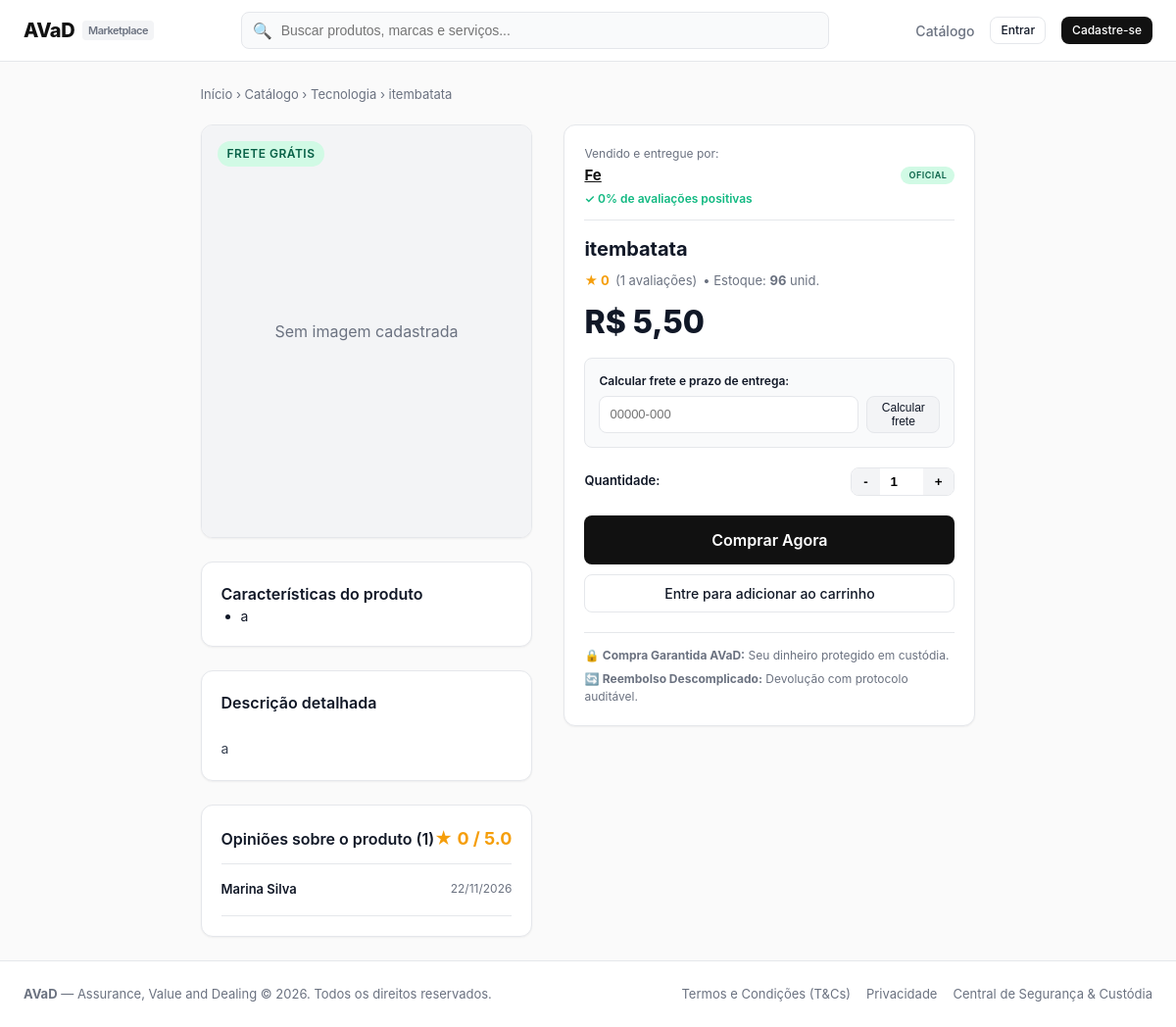
Page /catalog/product/12/ on the earlier database version.
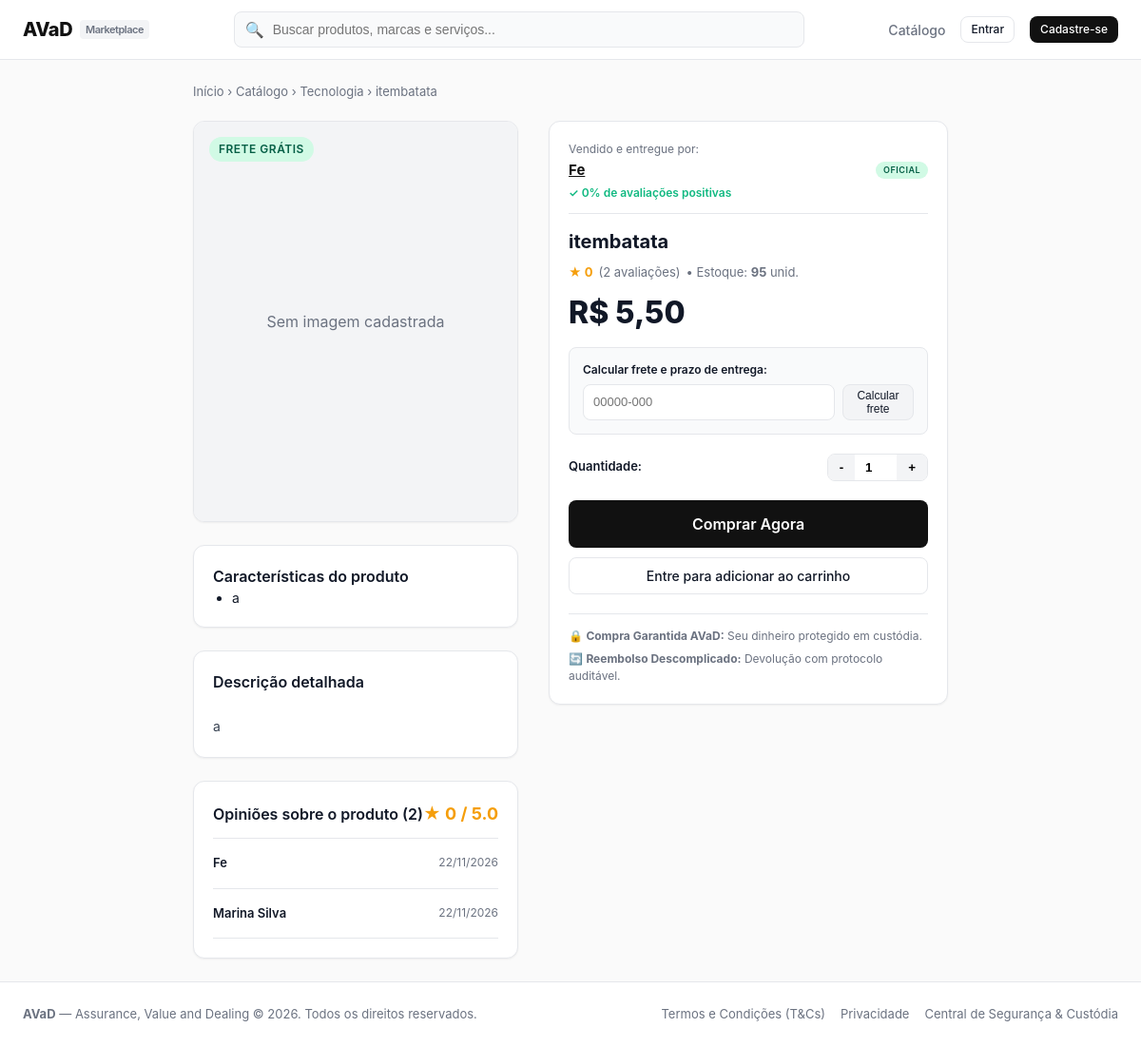
Same page on the later database version.
### orders/models.py (models this page shows, shortened)
class Review(models.Model):
    pedido = models.OneToOneField(Order, on_delete=models.CASCADE, related_name='review')
    comprador = models.ForeignKey(User, on_delete=models.CASCADE, related_name='reviews_feitas')
    vendedor = models.ForeignKey(User, on_delete=models.CASCADE, related_name='reviews_recebidas')
    nota_vendedor = models.IntegerField(default=0, choices=[(i, str(i)) for i in range(6)])
    comentario_vendedor = models.TextField(blank=True)
    nota_transporte = models.IntegerField(default=0, choices=[(i, str(i)) for i in range(6)])
    comentario_transporte = models.TextField(blank=True)
    criado_em = models.DateTimeField(auto_now_add=True)
    class Meta:
        ordering = ['-criado_em']

### accounts/models.py (models this page shows, shortened)
class UserProfile(models.Model):
    user = models.OneToOneField(User, on_delete=models.CASCADE, related_name='profile')
    nome = models.CharField(max_length=16)
    data_nascimento = models.DateField()
    cpf = models.CharField(max_length=14, unique=True)
    cnpj = models.CharField(max_length=18, blank=True, null=True, unique=True)
    tem_cnpj = models.BooleanField(default=False)
    email_verificado = models.BooleanField(default=False)
    is_mediador = models.BooleanField(default=False)
    conta_bancaria_bloqueada = models.BooleanField(default=False)
    suspenso = models.BooleanField(default=False)
    token_verificacao = models.CharField(max_length=64, blank=True, null=True)
    tipo_usuario = models.CharField(max_length=20, choices=[
        ('comprador', 'Comprador'),
        ('vendedor', 'Vendedor'),
        ('mediador', 'Mediador'),
    ], default='comprador')
    nome_loja = models.CharField(max_length=64, blank=True, null=True)
    @property
    def avaliacao_percentual(self):
        from orders.models import Review
        reviews = Review.objects.filter(vendedor=self.user)
        if not reviews.exists():
            return 0
        positivas = reviews.filter(nota_vendedor__gte=4).count()
        return round((positivas / reviews.count()) * 100)

### catalog/models.py (models this page shows, shortened)
class Product(models.Model):
    vendedor = models.ForeignKey(User, on_delete=models.CASCADE, related_name='products')
    titulo = models.CharField(max_length=200)
    categoria = models.CharField(max_length=50, choices=CATEGORIAS)
    descricao = models.TextField()
    caracteristicas = models.TextField(blank=True, help_text='Uma característica por linha')
    preco = models.DecimalField(max_digits=10, decimal_places=2)
    estoque = models.PositiveIntegerField(default=0)
    imagem = models.ImageField(upload_to='products/', blank=True, null=True)
    frete_gratis = models.BooleanField(default=False)
    ativo = models.BooleanField(default=True)
    removido = models.BooleanField(default=False)  # anúncio removido pelo vendedor (some da loja e da lista)
    criado_em = models.DateTimeField(auto_now_add=True)
    class Meta:
        ordering = ['-criado_em']
    @property
    def parcelas_sem_juros(self):
        if self.preco >= 12:
            valor = f"{self.preco / 12:.2f}".replace('.', ',')
            return f"em até 12x de R$ {valor} sem juros"
        return ""

### catalog/views.py (the view)
# urls.py: path('product/<int:pk>/', views.product_detail_view, name='product_detail'),
def product_detail_view(request, pk):
    product = get_object_or_404(Product, pk=pk, ativo=True)
    reviews = Review.objects.filter(pedido__produto=product)
    avg_note = reviews.aggregate(avg=Avg('nota_vendedor'))['avg'] or 0
    seller_profile = product.vendedor.profile if hasattr(product.vendedor, 'profile') else None
    return render(request, 'catalog/product_detail.html', {
        'product': product,
        'reviews': reviews,
        'avg_note': round(avg_note, 1),
        'total_reviews': reviews.count(),
        'seller_profile': seller_profile,
        'caracteristicas_list': [c.strip() for c in product.caracteristicas.split('\n') if c.strip()] if product.caracteristicas else [],
    })

### accounts/roles.py (called while the page is built)
def tipo_usuario(request):
    if not request.user.is_authenticated:
        return None
    tipo = request.session.get('tipo_usuario')
    return tipo if tipo in TIPOS else COMPRADOR

### accounts/templatetags/avad_filters.py (called while the page is built)
@register.filter
def stars_range(value):
    try:
        return range(int(value))
    except (ValueError, TypeError):
        return range(0)

### orders/context_processors.py (called while the page is built)
def cart_count(request):
    user = getattr(request, 'user', None)
    if user is None or not user.is_authenticated:
        return {'cart_count': 0}
    return {'cart_count': Cart(request).count()}

### templates/catalog/product_detail.html (shortened to what the changed rows need)
{% extends "base.html" %}
{% load avad_filters %}
{% block content %}
<div style="font-size: 13px; color: var(--text-muted); margin-bottom: 20px;">
  <a href="{% url 'home' %}">Início</a> &rsaquo;
  <a href="{% url 'catalog:product_list' %}">Catálogo</a> &rsaquo;
  <a href="{% url 'catalog:product_list' %}?categoria={{ product.categoria }}">{{ product.get_categoria_display }}</a> &rsaquo;
  <span>{{ product.titulo|truncatechars:40 }}</span>
</div>
<div style="display: grid; grid-template-columns: 1fr 420px; gap: 32px; align-items: start;">
  <div>
    {% if caracteristicas_list %}
      <div class="card" style="margin-bottom: 24px;">
        <ul style="padding-left: 20px; font-size: 14px; color: var(--text-main); display: flex; flex-direction: column; gap: 8px;">
          {% for c in caracteristicas_list %}
            <li>{{ c }}</li>
          {% endfor %}
        </ul>
      </div>
    {% endif %}
    <div class="card" style="margin-bottom: 24px;">
      <h3 class="card-title">Descrição detalhada</h3>
      <div style="font-size: 14px; line-height: 1.7; color: #374151; white-space: pre-line;">
        {{ product.descricao }}
      </div>
    </div>
    <div class="card">
      <div class="card-header">
        <h3 class="card-title">Opiniões sobre o produto ({{ total_reviews }})</h3>
        <div style="font-size: 18px; font-weight: 700; color: #F59E0B;">
          ★ {{ avg_note }} / 5.0
        </div>
      </div>
      {% if reviews %}
        <div style="display: flex; flex-direction: column; gap: 16px;">
          {% for r in reviews %}
            <div style="border-bottom: 1px solid var(--border-color); padding-bottom: 12px;">
              <div style="display: flex; justify-content: space-between; margin-bottom: 4px;">
                <span style="font-size: 13px; font-weight: 600;">{{ r.comprador.profile.nome|default:r.comprador.username }}</span>
                <span style="font-size: 12px; color: var(--text-muted);">{{ r.criado_em|date:"d/m/Y" }}</span>
              </div>
            </div>
          {% endfor %}
        </div>
      {% else %}
        <div style="font-size: 13px; color: var(--text-muted);">Ainda não há avaliações para este anúncio. Seja o primeiro a comprar!</div>
      {% endif %}
    </div>
  </div>
  <div>
    <div class="card" style="position: sticky; top: 80px;">
      <div style="margin-bottom: 16px; border-bottom: 1px solid var(--border-color); padding-bottom: 12px;">
        <div style="font-size: 12px; color: var(--text-muted); margin-bottom: 2px;">Vendido e entregue por:</div>
        <div style="display: flex; align-items: center; justify-content: space-between;">
        </div>
        <div style="font-size: 12px; color: #10B981; margin-top: 4px; font-weight: 600;">
        </div>
      </div>
      <h1 style="font-size: 20px; font-weight: 700; line-height: 1.3; margin-bottom: 10px;">
        {{ product.titulo }}
      </h1>
      <div style="display: flex; align-items: center; gap: 6px; font-size: 13px; margin-bottom: 16px;">
        <span style="color: #F59E0B; font-weight: 700;">★ {{ avg_note }}</span>
        <span style="color: var(--text-muted);">({{ total_reviews }} avaliações)</span>
        <span style="color: var(--text-muted);">&bull; Estoque: <strong>{{ product.estoque }}</strong> unid.</span>
      </div>
      <div style="margin-bottom: 20px;">
        <div style="font-size: 32px; font-weight: 800; color: var(--text-main); line-height: 1;">
          R$ {{ product.preco }}
        </div>
      </div>
      <div style="background: #F9FAFB; border: 1px solid var(--border-color); border-radius: var(--radius-md); padding: 14px; margin-bottom: 20px;">
        <label for="input-cep-calc" style="font-size: 12px; font-weight: 600; display: block; margin-bottom: 6px;">
        </label>
        <div style="display: flex; gap: 8px;">
        </div>
      </div>
      {% if request.tipo_usuario and request.tipo_usuario != 'comprador' %}
        <div class="alert alert-info" style="margin-bottom: 20px;">
          <span>Você entrou como <strong>{{ request.tipo_usuario }}</strong>. Para comprar, saia da conta e entre novamente como comprador.</span>
        </div>
      {% else %}
      <div style="display: flex; align-items: center; justify-content: space-between; margin-bottom: 20px;">
        <span style="font-size: 13px; font-weight: 600;">Quantidade:</span>
        <div style="display: flex; align-items: center; border: 1px solid var(--border-color); border-radius: var(--radius-md); overflow: hidden;">
        </div>
      </div>
      <div style="display: flex; flex-direction: column; gap: 10px;">
        {% if product.estoque > 0 %}
          <a href="{% url 'orders:checkout' product.id %}?qtd=1" id="btn-buy-now" data-base-href="{% url 'orders:checkout' product.id %}" class="btn btn-primary btn-lg btn-block">
          </a>
          {% if user.is_authenticated %}
            <form id="form-add-cart" method="post" action="{% url 'orders:cart_add' product.id %}">
              {% csrf_token %}
            </form>
            <button type="submit" form="form-add-cart" class="btn btn-outline btn-block">
              Adicionar ao carrinho
            </button>
          {% else %}
            <a href="{% url 'accounts:login' %}" class="btn btn-outline btn-block">Entre para adicionar ao carrinho</a>
          {% endif %}
        {% else %}
          <button class="btn btn-secondary btn-lg btn-block" disabled>Produto Esgotado</button>
        {% endif %}
      </div>
      {% endif %}
      <div style="margin-top: 20px; border-top: 1px solid var(--border-color); padding-top: 14px; font-size: 12px; color: var(--text-muted); display: flex; flex-direction: column; gap: 6px;">
        <div>🔒 <strong>Compra Garantida AVaD:</strong> Seu dinheiro protegido em custódia.</div>
        <div>🔄 <strong>Reembolso Descomplicado:</strong> Devolução com protocolo auditável.</div>
      </div>
    </div>
  </div>
</div>
{% endblock %}

Differences in the rows shown:
changed Product "itembatata": estoque "96" → "95"
added Review: comprador.profile.nome "Fe", criado_em "22/11/2026"
Other differences:
{{ total_reviews }}: "1" → "2"
